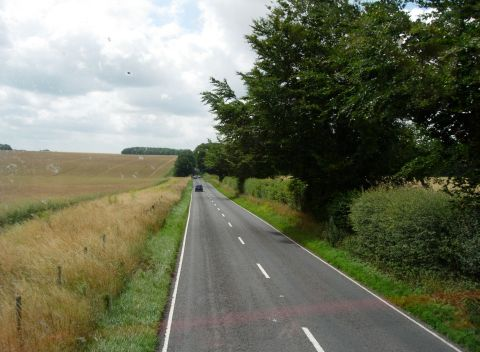
//> input picture opencv/learning-opencv3/resources/road.jpg, 480 x 352 px
$ ./contours   (built with g++ and OpenCV 4)
//> lines starting //> are read from the running program, lines starting //| are printed output that depends on the picture; after the words box and inside, x2 and y2 are one past the last pixel; in counts of white or black regions, pixels touching at a corner belong together
### opencv2-cookbook/ch07/edgedetector.h
#ifndef EDGEDETECTOR
#define EDGEDETECTOR

#define PI 3.1415926

#include <opencv2/core.hpp>
#include <opencv2/imgproc.hpp>

class EdgeDetector
{
private:
    cv::Mat img;
    int aperture;
    cv::Mat sobel;
    cv::Mat sobelMagnitude;
    cv::Mat sobelOrientation;

public:
    EdgeDetector() : aperture(3) {}

    // Set the aperture size of the kernel
    void setAperture(int a) { aperture = a; }

    // Get the aperture size of kernel
    int getAperture() const { return aperture; }

    // Compute the Sobel
    void computeSobel(const cv::Mat &image, cv::Mat sobelX = cv::Mat(),
                      cv::Mat sobelY = cv::Mat())
    {
        // Compute Sobel
        cv::Sobel(image, sobelX, CV_32F, 1, 0, aperture);
        cv::Sobel(image, sobelY, CV_32F, 0, 1, aperture);
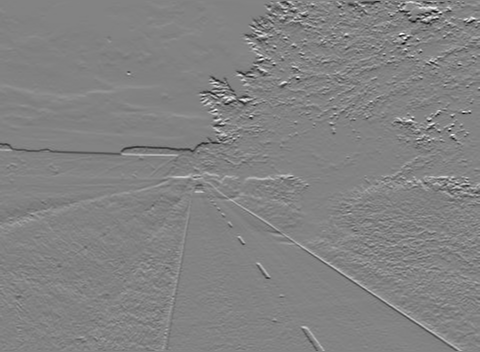
//> sobelY: 352 rows x 480 cols, CV_32FC1; min -780, max 737, mean -1.8; drawn with min black and max white

        // Compute magnitude and orientation
        cv::cartToPolar(sobelX, sobelY, sobelMagnitude, sobelOrientation);
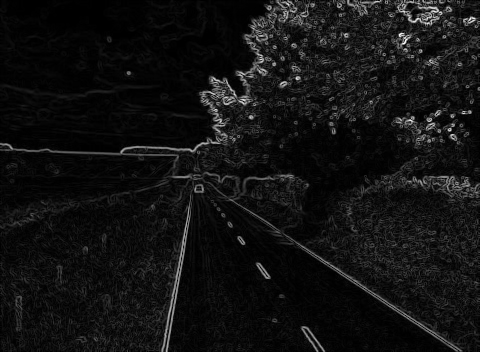
//> sobelMagnitude: 352 rows x 480 cols, CV_32FC1; min 0, max 783.7, mean 55.8; drawn with min black and max white
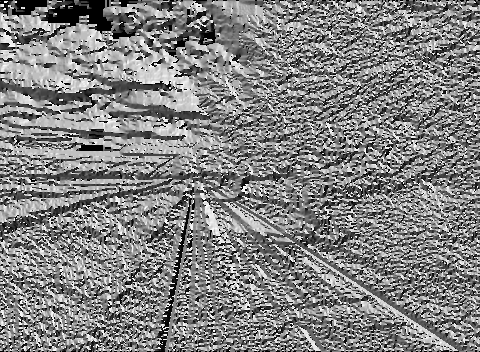
//> sobelOrientation: 352 rows x 480 cols, CV_32FC1; min 0, max 6.28, mean 3.21; drawn with min black and max white
    }

    // Get Sobel magnitude
    cv::Mat getMagnitude() { return sobelMagnitude; }

    // Get Sobel orientation
    cv::Mat getOrientation() { return sobelOrientation; }

    // Get a thresholded binary map
    cv::Mat getBinaryMap(double threshold)
    {
        cv::Mat bin;
        cv::threshold(sobelMagnitude, bin, threshold, 255, cv::THRESH_BINARY_INV);

        return bin;
    }

    // Get a CV_8U image of the Sobel
    // [10 lines left out: function getSobelImage, not called in this run]

    // Get a CV_8U image of the Sobel orientation
    cv::Mat getSobelOrientationImage()
    {
        cv::Mat bin;

        sobelOrientation.convertTo(bin, CV_8U, 90 / PI);

        return bin;
    }
};

#endif /* EDGEDETECTOR */

### opencv/opencv2-cookbook/ch07/contours.cpp
#include <iostream>
#include <opencv2/core.hpp>
#include <opencv2/highgui.hpp>
#include <opencv2/imgproc.hpp>
#include <vector>

#include "edgedetector.h"
#include "linefinder.h"

#define PI 3.1415926

int main()
{
    cv::Mat image = cv::imread("../images/road.jpg", 0);
    cv::imshow("Original Image", image);

    EdgeDetector ed;
    ed.computeSobel(image);
    cv::imshow("Sobel (orientation)", ed.getSobelOrientationImage());
    cv::imshow("Sobel (low threshold)", ed.getBinaryMap(125));
//> in getBinaryMap, `cv::threshold(sobelMagnitude, bin, threshold, 255, cv::THRESH_BINARY_I..`:
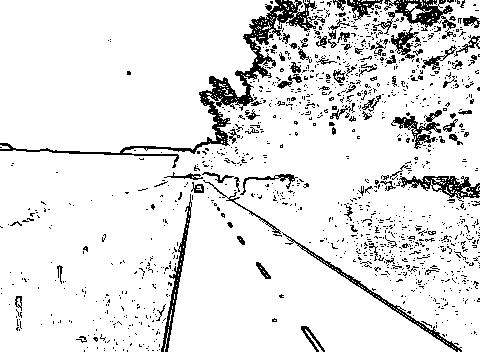
//> bin: 352 rows x 480 cols, CV_32FC1; 89.9% white; black in thin lines or dots
    cv::imshow("Sobel (high threshold)", ed.getBinaryMap(350));
//> call 2 of getBinaryMap, with threshold = 350
//> in getBinaryMap (call 2), `cv::threshold(sobelMagnitude, bin, threshold, 255, cv::THRESH_BINARY_I..`:
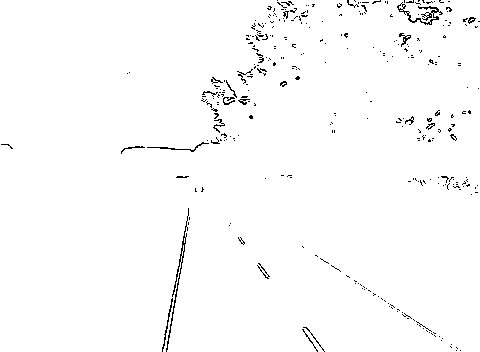
//> bin: 352 rows x 480 cols, CV_32FC1; 98.5% white; black in thin lines or dots

    cv::Mat contours, contoursInv;
    cv::Canny(image, contours, 125, 350);
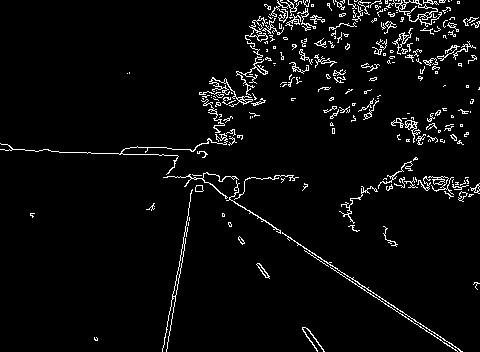
//> contours: 352 rows x 480 cols, CV_8UC1; 4.1% white in thin lines or dots
    cv::threshold(contours, contoursInv, 128, 255, cv::THRESH_BINARY_INV);
//> contoursInv: 352 rows x 480 cols, CV_8UC1; 95.9% white; black in thin lines or dots
    cv::imshow("Canny contours", contoursInv);

    // [8 lines of commented-out code are left out]

    std::vector<cv::Vec2f> lines;
    cv::HoughLines(contours, lines, 1, PI / 180, 60);
//> lines = 99 lines (rho, theta), first 12: [42, 2.15], [35, 2.16], [224, 0.17], [45, 2.15], [149, 1.61], [226, 0.19], [219, 0.16], [222, 0.17], [52, 2.13], [28, 2.18], [230, 0.21], [168, 1.61]

    cv::Mat result;
    image.copyTo(result);

    std::cout << "Lines detected: " << lines.size() << std::endl;
//| Lines detected: 99

    auto it = lines.begin();
    while (it != lines.end()) {
        float rho   = (*it)[0]; // first element is distant rho
        float theta = (*it)[1]; // second element is angle theta

        cv::Point pt1, pt2;
        if (theta < PI / 4 || theta > 3 * PI / 4) {
            pt1 = cv::Point(rho / cos(theta), 0);
            pt2 = cv::Point((rho - result.rows * sin(theta)) / cos(theta), result.rows);
        } else {
            pt1 = cv::Point(0, rho / sin(theta));
            pt2 = cv::Point(result.cols, (rho - result.cols * cos(theta)) / sin(theta));
        }

        cv::line(result, pt1, pt2, cv::Scalar(255), 1);
        ++it;
    }
//> this loop made 99 passes
//> (rho, theta, pt1, pt2) on passes 1 to 12: (42, 2.15, Point(0, 50), Point(480, 361)), (35, 2.16, Point(0, 42), Point(480, 365)), (224, 0.175, Point(227, 0), Point(165, 352)), (45, 2.15, Point(0, 53), Point(480, 365)), (149, 1.61, Point(0, 149), Point(480, 165)), (226, 0.192, Point(230, 0), Point(161, 352)), (219, 0.157, Point(221, 0), Point(165, 352)), (222, 0.175, Point(225, 0), Point(163, 352)), (52, 2.13, Point(0, 61), Point(480, 361)), (28, 2.18, Point(0, 34), Point(480, 370)), (230, 0.209, Point(235, 0), Point(160, 352)), (168, 1.61, Point(0, 168), Point(480, 184))
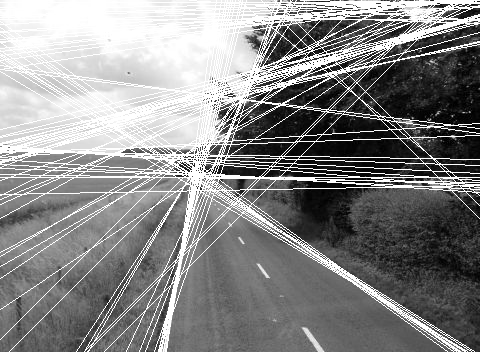
//> result: 352 rows x 480 cols, CV_8UC1; min 0, max 255, mean 135.1

    cv::imshow("Detected Lines wit Hough", result);

//> (the run ends here: the program needs code that is not available in this run, at `LineFinder ld;`)

$ run again, with opencv/learning-opencv3/resources/chariot.jpg copied over opencv/learning-opencv3/resources/road.jpg
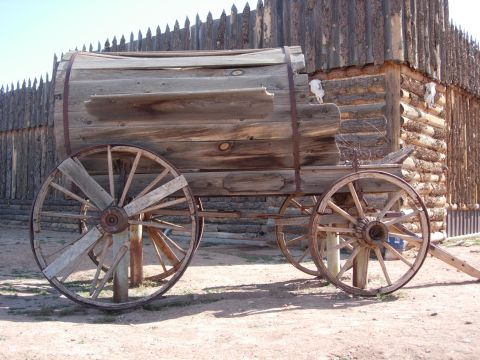
//> input picture opencv/learning-opencv3/resources/chariot.jpg, 480 x 360 px
//> `cv::Canny(image, contours, 125, 350);`:
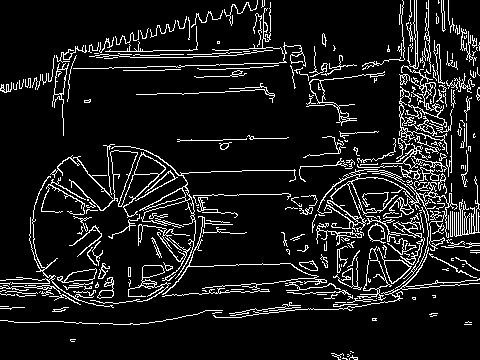
//> contours: 360 rows x 480 cols, CV_8UC1; 10.2% white in thin lines or dots
//> contoursInv: 360 rows x 480 cols, CV_8UC1; 89.8% white; black in thin lines or dots
//> lines = 3567 lines (rho, theta), first 12: [72, 1.54], [300, 1.54], [53, 1.55], [179, 1.54], [283, 1.57], [273, 1.54], [293, 1.55], [288, 1.55], [69, 1.55], [60, 1.54], [282, 1.61], [297, 1.52]
//| Lines detected: 3567
//> the loop `while (it != lines.end())` made 3567 passes
//> (rho, theta, pt1, pt2) on passes 1 to 8: (72, 1.54, Point(0, 72), Point(480, 55)), (300, 1.54, Point(0, 300), Point(480, 283)), (53, 1.55, Point(0, 53), Point(480, 44)), (179, 1.54, Point(0, 179), Point(480, 162)), (283, 1.57, Point(0, 283), Point(480, 283)), (273, 1.54, Point(0, 273), Point(480, 256)), (293, 1.55, Point(0, 293), Point(480, 284)), (288, 1.55, Point(0, 288), Point(480, 279))
//> after the loop `while (it != lines.end())`:
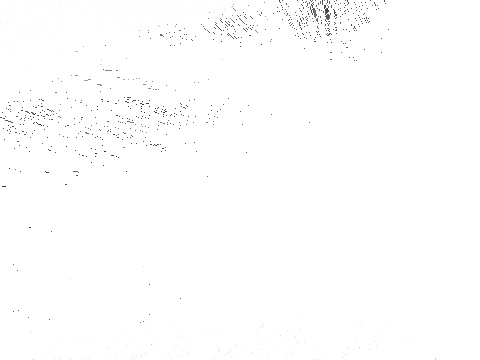
//> result: 360 rows x 480 cols, CV_8UC1; min 40, max 255, mean 253.9

$ run again, with opencv/learning-opencv3/resources/church01.jpg copied over opencv/learning-opencv3/resources/road.jpg
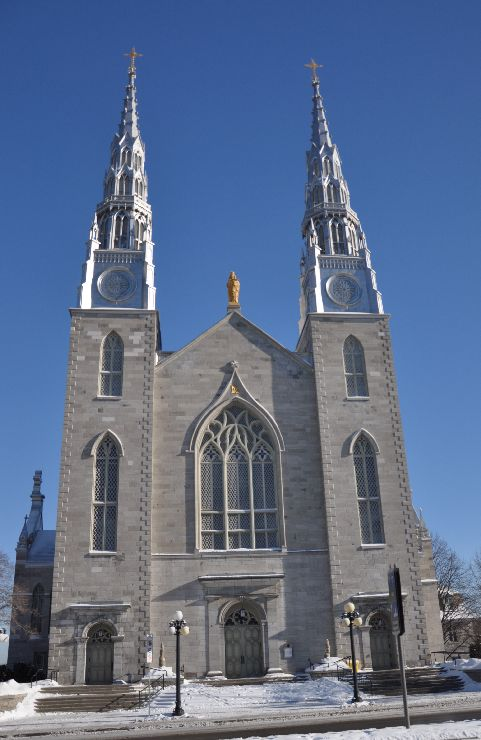
//> input picture opencv/learning-opencv3/resources/church01.jpg, 481 x 740 px
//> contours: 740 rows x 481 cols, CV_8UC1; 5.8% white in thin lines or dots
//> contoursInv: 740 rows x 481 cols, CV_8UC1; 94.2% white; black in thin lines or dots
//> lines = 3157 lines (rho, theta), first 12: [748, 1.48], [136, 0.03], [736, 1.5], [-317, 3.02], [-326, 3.04], [-304, 3.04], [-312, 3.05], [120, 0.05], [134, 0.09], [734, 1.5], [689, 1.52], [-281, 3.05]
//| Lines detected: 3157
//> the loop `while (it != lines.end())` made 3157 passes
//> (rho, theta, pt1, pt2) on passes 1 to 8: (748, 1.48, Point(0, 750), Point(481, 708)), (136, 0.0349, Point(136, 0), Point(110, 740)), (736, 1.5, Point(0, 737), Point(481, 704)), (-317, 3.02, Point(319, 0), Point(410, 740)), (-326, 3.04, Point(327, 0), Point(405, 740)), (-304, 3.04, Point(305, 0), Point(383, 740)), (-312, 3.05, Point(313, 0), Point(377, 740)), (120, 0.0524, Point(120, 0), Point(81, 740))
//> after the loop `while (it != lines.end())`:
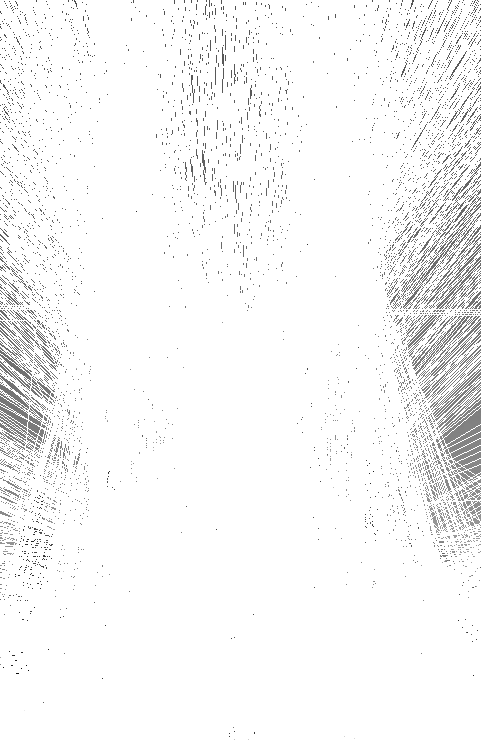
//> result: 740 rows x 481 cols, CV_8UC1; min 10, max 255, mean 246.4
